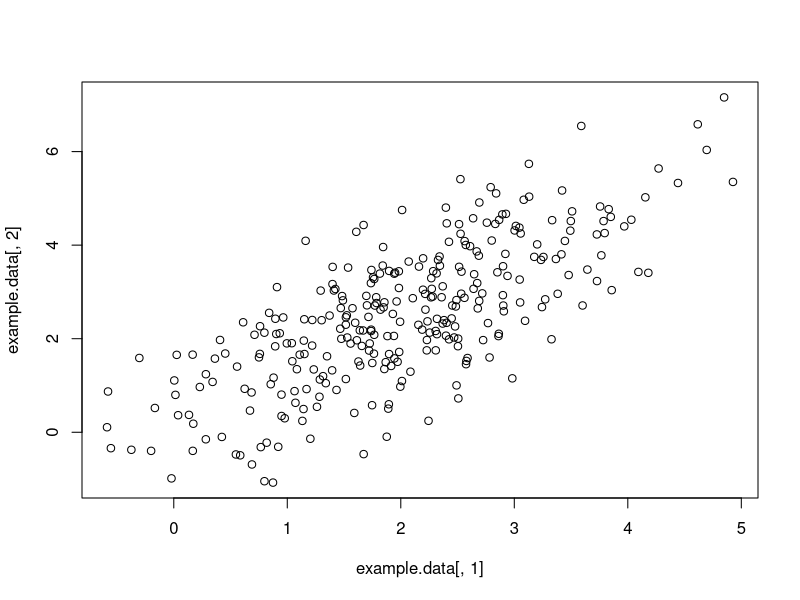
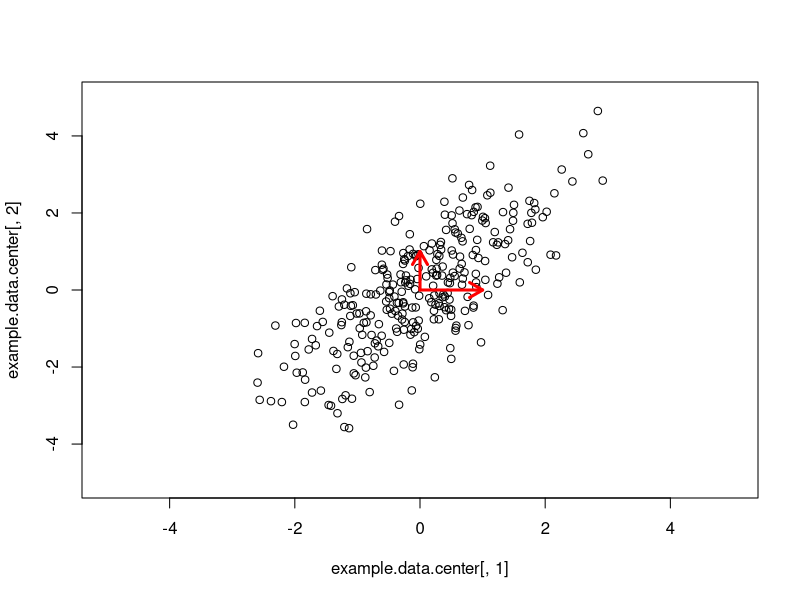
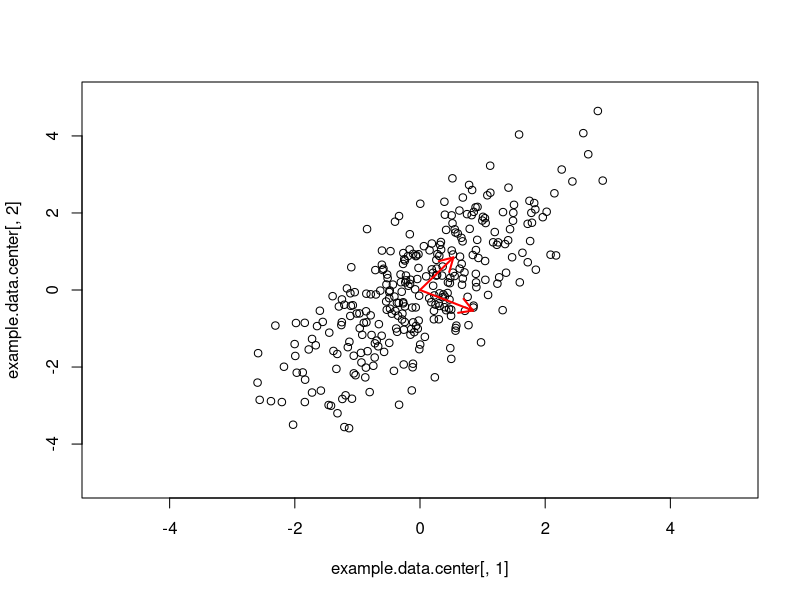
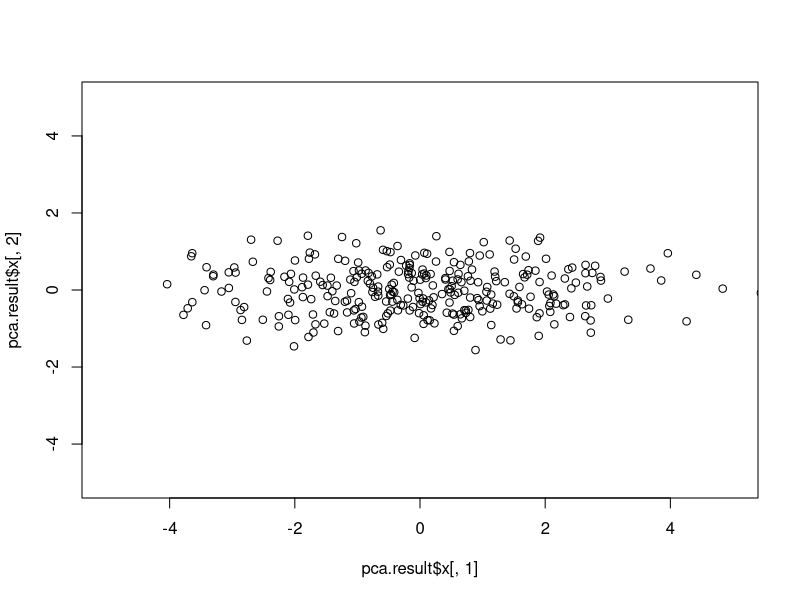

Write R code to recreate these figures, in order.
## ---- chunk 1

set.seed(1987)

## ---- chunk 2

x <- 2 + rnorm(300,0,1)
y <- 0.5 + 1*x + rnorm(300,0,1)

example.data <- cbind(x,y)
plot(example.data[,1],example.data[,2])

## ---- chunk 3
example.data.center <- scale(example.data, center = TRUE, scale = FALSE)
plot(example.data.center[,1], example.data.center[,2],xlim = c(-5,5), ylim = c(-5,5))
arrows(x0=0, y0=0, x1 = 1, y1 = 0, col = "red", lwd = 3,length =0.15)
arrows(x0=0, y0=0, x1 = 0, y1 = 1, col = "red", lwd = 3,length =0.15)

## ---- chunk 4

# when you use prcomp, your input data should have measrued variables in columns and individual samples/points as rows (N samples x G genes (genotypes))
pca.result <- prcomp(example.data.center)

## ---- chunk 5

str(pca.result)

## ---- chunk 6
#$sdev contains information about the fraction of variation explained by a certain principal component.
pca.result$sdev

(pca.result$sdev / sum(pca.result$sdev))*100
## ---- chunk 7
#$rotation contains the directions of principal components in each of its columns.
pca.result$rotation

plot(example.data.center[,1], example.data.center[,2],xlim = c(-5,5), ylim = c(-5,5))
arrows(x0=0, y0=0, x1 = pca.result$rotation[1,1], y1 = pca.result$rotation[2,1], col = "red", lwd = 2,length =0.15)
arrows(x0=0, y0=0, x1 = pca.result$rotation[1,2], y1 = pca.result$rotation[2,2], col = "red", lwd = 2,length =0.15)
## ---- chunk 8
#$center contains the mean for each data column (in our case it would be close or equal to 0 since we centered the data). 
pca.result$center

#$scale contains information about whether or not we gave the option to scale (divide it by its standard deviation) the data. 
pca.result$scale

#$x contains the coordinate values of the data projected to a principal component in each of its columns.
plot(pca.result$x[,1],pca.result$x[,2],xlim = c(-5,5), ylim = c(-5,5))

## ---- chunk 9

library(MASS)

lr_likelihood <- function(y, x_input = NULL){
    n_samples <- length(y)

    X_mx <- cbind(matrix(1, nrow = n_samples, ncol = 1), x_input)

    MLE_beta <- ginv(t(X_mx) %*% X_mx) %*% t(X_mx) %*% y
    
    y_hat <- X_mx %*% MLE_beta
    
    var_hat <- sum((y - (y_hat))^2) / (n_samples - 1)
    
    log_likelihood <- -((n_samples / 2) * log(2 * pi * var_hat) ) - ((1/ (2*var_hat)) * sum((y - (y_hat))^2))
    
    return(log_likelihood)
}
## ---- chunk 10

LRT_test <- function(logl_H0, logl_HA, df_test){

    LRT<-2*logl_HA-2*logl_H0 #likelihood ratio test statistic
    #likelihood ratio test statistic for every genotype
    pval <- pchisq(LRT, df_test, lower.tail = F)
    return(pval)
}
plot_qq<-function(pval_vec, n_geno, title){
  sorted_pvals <- sort(pval_vec, decreasing = FALSE)
  sorted_expected <- sort(runif(n_geno), decreasing = FALSE)

  plot(-log10(sorted_expected), -log10(sorted_pvals), main = paste("QQplot", title), xlab = 'Expected p-values', ylab='Observed p-values')
  abline(a = 0, b = 1, col = "red")
}
## ---- chunk 11
set.seed(1987)

x = sample(c(-1,0,1), 100, replace = TRUE)

y = 0.9 * x + rnorm(100)

h0_nocovar <- lr_likelihood(y)
h1_nocovar <- lr_likelihood(y, x)

LRT_test(h0_nocovar, h1_nocovar, df_test = 1)
## ---- chunk 12
x_c = sample(c(0,1), 100, replace = TRUE)
y2 = y + 0.8 * x_c 
  
h0_withcovar <- lr_likelihood(y2)
h1_withcovar <- lr_likelihood(y2, x)
LRT_test(h0_withcovar, h1_withcovar, df_test = 1)
## ---- chunk 13
h0_includecovar <- lr_likelihood(y2, x_c)
ha_includecovar <- lr_likelihood(y2, cbind(x,x_c))
LRT_test(h0_includecovar, ha_includecovar, df_test = 1)
